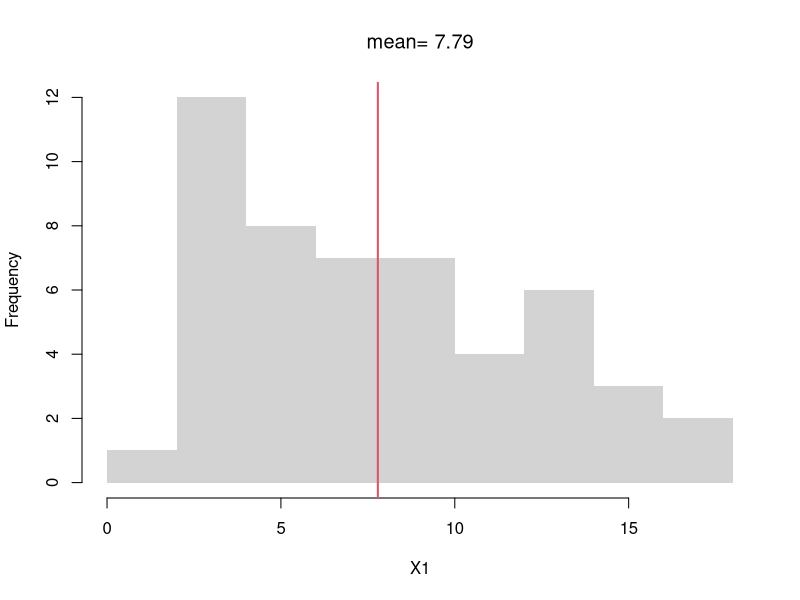
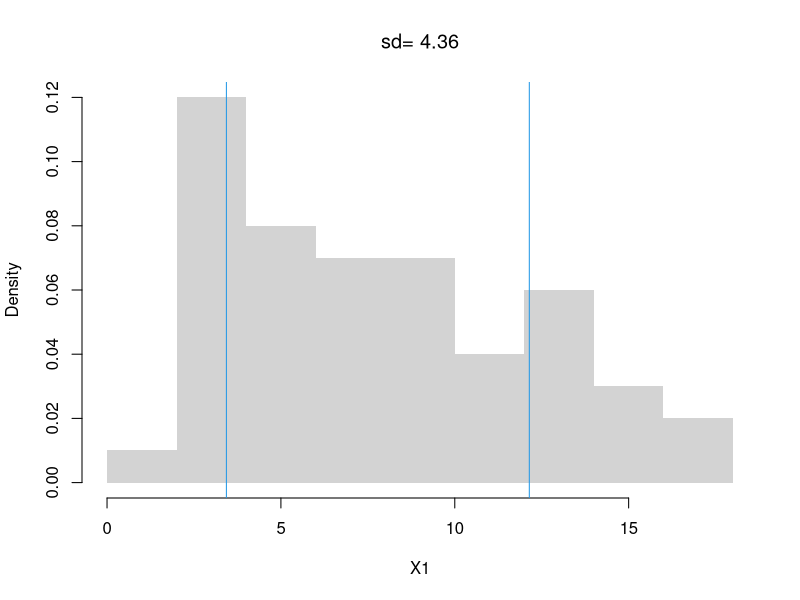
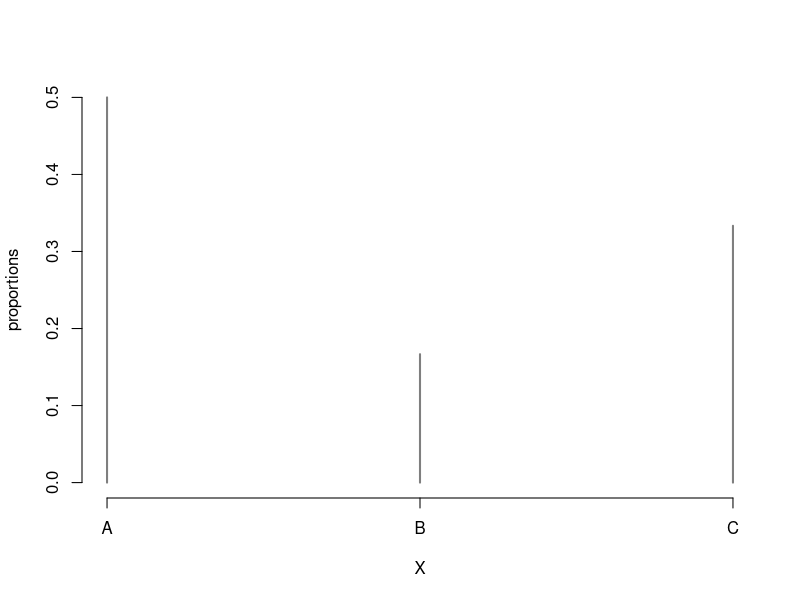
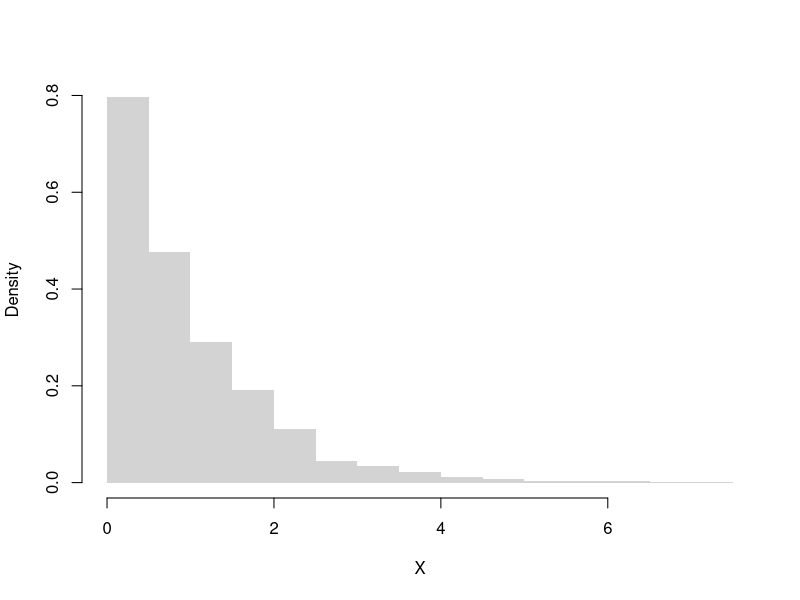
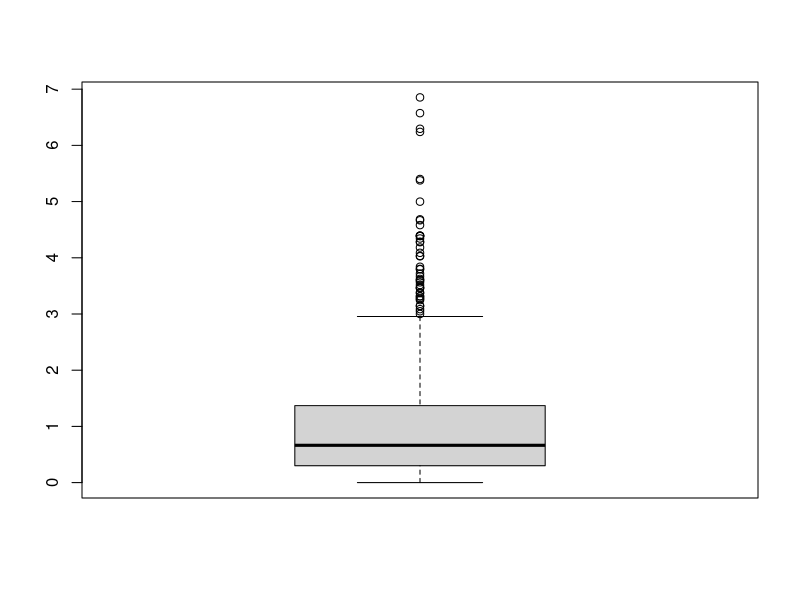
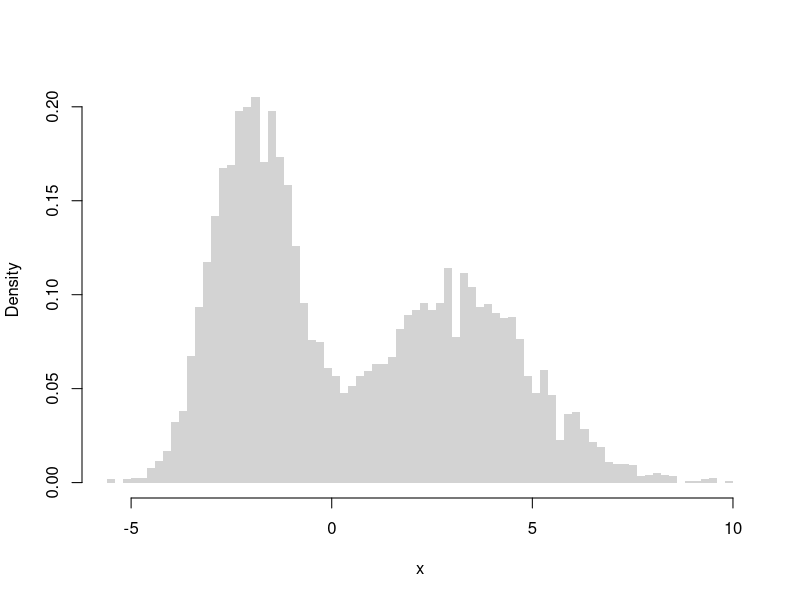
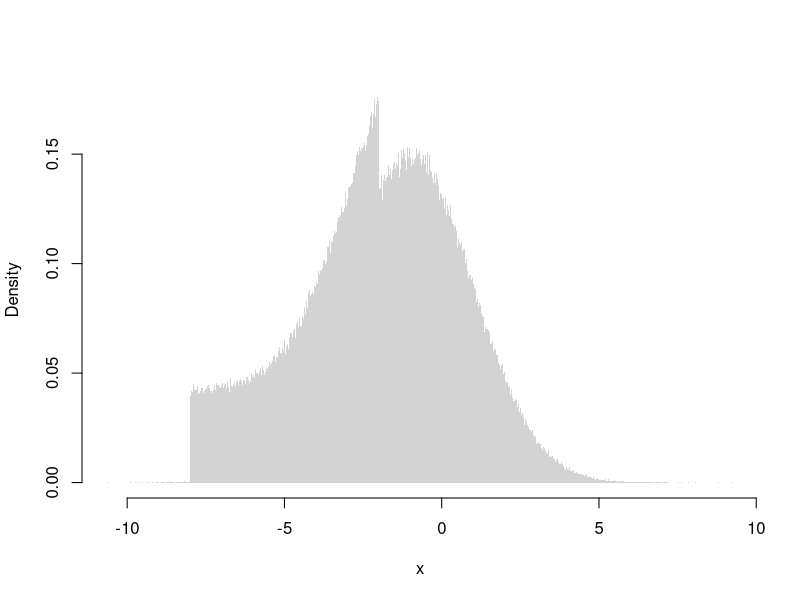
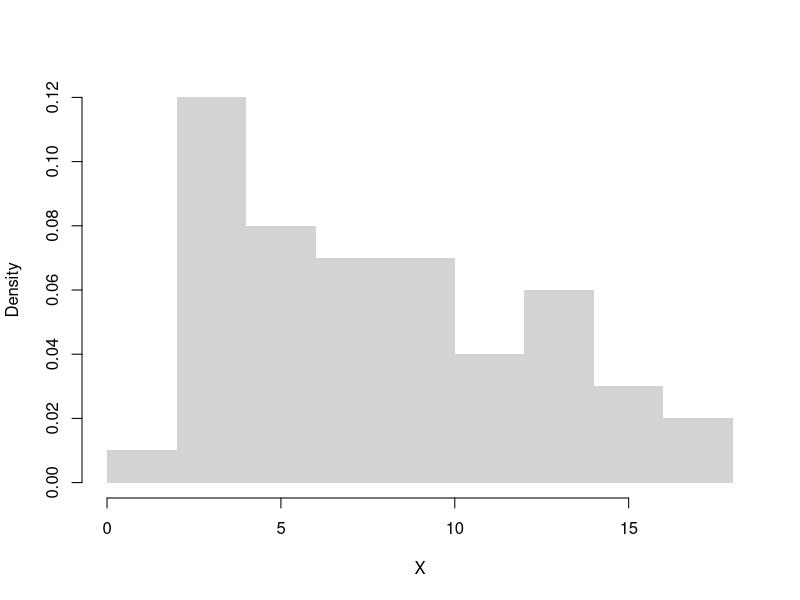

Reproduce these figures in R, in order.
## ---- chunk 1
# A random sample (real data)
X <- USArrests[,'Murder']
summary(X)

# A random sample (computer simulation)
X <-  runif(1000)
summary(X)

# Another random sample (computer simulation)
X <- rnorm(1000) 
summary(X)
## ---- chunk 2
X <- c(1,4,10)
sum(X)/length(X)
mean(X)
## ---- chunk 3
# compute the mean of a random sample
X1 <- USArrests[,'Murder']
X1_mean <- mean(X1)
X1_mean

# visualize on a histogram
hist(X1, border=NA, main=NA)
abline(v=X1_mean, col=2, lwd=2)
title(paste0('mean= ', round(X1_mean,2)), font.main=1)
## ---- chunk 4
X <- c(1,4,10)
X_mean <- mean(X)
X_var <- mean( (X - X_mean)^2 )
sqrt(X_var)
## ---- chunk 5
X1_s <- sd(X1) # sqrt(var(X))
hist(X1, border=NA, main=NA, freq=F)
X1_s_lh <- c(X1_mean - X1_s,  X1_mean + X1_s)
abline(v=X1_s_lh, col=4)
text(X1_s_lh, -.02,
    c( expression(bar(X)-s[X]), expression(bar(X)+s[X])),
    col=4, adj=0)
title(paste0('sd= ', round(X1_s,2)), font.main=1)
## ---- chunk 6
X <- c(1,4,10)

X_mean <- mean(X)
X_var <- mean( (X - X_mean)^2 )
X_var

# Corrected Version
n <- length(X)  
X_var2 <- sum( (X - X_mean)^2 )/(n-1)
X_var2

var(X) # R-Version
## ---- chunk 7
X1 <- USArrests[,'Murder']
median(X1)
quantile(X1, prob=0.5)
## ---- chunk 8
X1_extreme <- c(X1, 1000) # add one extreme value
#par(mfrow=c(1,2)) # visualize side-by-side
#hist(X1)
#hist(X1_extreme)

# Which measures of central tendency are robust
# to a single extreme value?
mean( X1)
mean( X1_extreme )

quantile(X1, prob=0.5)
quantile(X1_extreme, prob=0.5)
## ---- chunk 9
IQR(X1)
mad(X1)
## ---- chunk 10
X <- c(1,4,10)
# An intuitive alternative to sd(X), used in the boxplot
quants <- quantile(X, probs=c(.25,.75))
quants[2]-quants[1]
IQR(X)
## ---- chunk 11
#Another alternative to sd(X)
mad(X, constant=1)

# Computationally equivalent
# x_med <- quantile(X, probs=.5)
# x_absdev <- abs(X -x_med)
# quantile(x_absdev, probs=.5)
## ---- chunk 12
sd(X1)
sd(X1_extreme)

IQR(X1)
IQR(X1_extreme)

mad(X1, constant=1)
mad(X1_extreme, constant=1)
## ---- chunk 13
Homework1 <- c(score=88, weight=0.25)
Homework2 <- c(score=92, weight=0.25)
Exam1 <- c(score=67, weight=0.2)
Exam2 <- c(score=90, weight=0.3)

Grades <- rbind(Homework1, Homework2, Exam1, Exam2)
Grades
## ---- chunk 14
# Manual Way
88*0.25 + 92*0.25 + 67*0.2 + 90*0.3

# Computerized Way
Values <- Grades[,'score'] * Grades[,'weight']
FinalGrade <- sum(Values)
FinalGrade
## ---- chunk 15
weighted.quantile <- function(x, w, probs){
    #See spatstat.univar::weighted.quantile
    oo <- order(x)
    x <- x[oo]
    w <- w[oo]
    Fx <- cumsum(w)/sum(w)
    quantile_id <- max(which(Fx <= probs))+1
    xq <- x[quantile_id] 
    return(xq)
}

## Unweighted
quantile(X, probs=.5)
weights <- rep(1, length(X))
weighted.quantile(x=X, w=weights, probs=.5)

## Weighted
weights <- seq(X)
weights <- weights/sum(weights) # normalize
weighted.quantile(x=X, w=weights, probs=.5)
## ---- chunk 16
X <- c('A', 'B', 'A', 'C', 'C', 'A')
proportions <- table(X)/length(X)
plot(proportions, col=grey(0,0.5))

# mode(s)
mode_id <- which(proportions==max(proportions))
names(proportions)[ mode_id ]

# freq. spreads
sd(proportions)
sum(proportions^2)

# freq. concentration at mode
max(proportions)/mean(proportions)
## ---- chunk 17
X <- rweibull(1000, shape=1)
hist(X, border=NA, main=NA, freq=F, breaks=20)

skewness <-  function(X){
 X_mean <- mean(X)
 m3 <- mean((X - X_mean)^3)
 s3 <- sd(X)^3
 skew <- m3/s3
 return(skew)
}

skewness( rweibull(1000, shape=1))
skewness( rweibull(1000, shape=10) )
## ---- chunk 18
X <- rweibull(1000, shape=1)
boxplot(X, main=NA)

kurtosis <- function(X){  
 X_mean <- mean(X)
 m4 <- mean((X - X_mean)^4) 
 s4 <- sd(X)^4
 kurt <- m4/s4
 return(kurt)
 # use instead to compare against normal
 # excess_kurt <- kurt - 3 
}

kurtosis( rweibull(1000, shape=1) )
kurtosis( rweibull(1000, shape=10) )
## ---- chunk 19
# Complicated Random Variable
r_ugly0 <- function(n, populationMean=c(-2, 3), populationVar=c(1, 4), prob=c(.5,.5)){
  # Which distribution is each observation coming from
  di <- sample(c(1,2), size=n, replace=TRUE, prob=prob)
  rnorm(n, mean=populationMean[di], sd=sqrt(populationVar)[di])
}

X <- r_ugly0(6000)
hist(X, breaks=60,
    freq=F, border=NA,
    xlab="x", main='')

#hist( rbeta(1000, .6, .6), border=NA, main=NA, freq=F, breaks=20)
## ---- chunk 20
# Another Complicated Random Variable
r_ugly1 <- function(n, theta1=c(-8,-1), theta2=c(-2,2), rho=.25){
    omega   <- rbinom(n, size=1, rho)
    epsilon <- omega * runif(n, theta1[1], theta2[1]) +
        (1-omega) * rnorm(n, theta1[2], theta2[2])
    return(epsilon)
}
# Very Large Sample
X <- r_ugly1(1000000)
hist(X, breaks=1000,  freq=F, border=NA,
    xlab="x", main='')
## ---- chunk 21
x <- 1:4

y <- exp(x)
y

z <- log(y)
z
## ---- chunk 22
# Box–Cox transform and inverse
bc_transform <- function(x, lambda) {
  if (any(x <= 0)) stop("Box-Cox requires x > 0")
  if (abs(lambda) < 1e-8) log(x) else (x^lambda - 1)/lambda
}
bc_inverse <- function(t, lambda) {
  if (abs(lambda) < 1e-8) exp(t) else (lambda*t + 1)^(1/lambda)
}

X <- USArrests[,'Murder']
hist(X, main='', border=NA, freq=F)

par(mfrow=c(1,3))
for(lambda in c(-1,0,1)){
    Y <- bc_transform(X, lambda)
    hist(Y, 
        main=bquote(paste(lambda,'=',.(lambda))),
        border=NA, freq=F)
}
## ---- chunk 23
# Continuous Example 1
mean( sqrt(x) )
sqrt( mean(x) ) 

# Continuous Example 2
mean( log(x) )
log( mean(x) ) 
## ---- chunk 24
## Discrete Example
x  <- c(1,2,3)
px <- c(0.2,0.5,0.3)
MX <- sum(x * px)
MX

g  <- sqrt
g(MX)

MY <- sum(g(x) * px)
MY
## ---- chunk 25
mean( exp(x) )
exp( mean(x) )  
